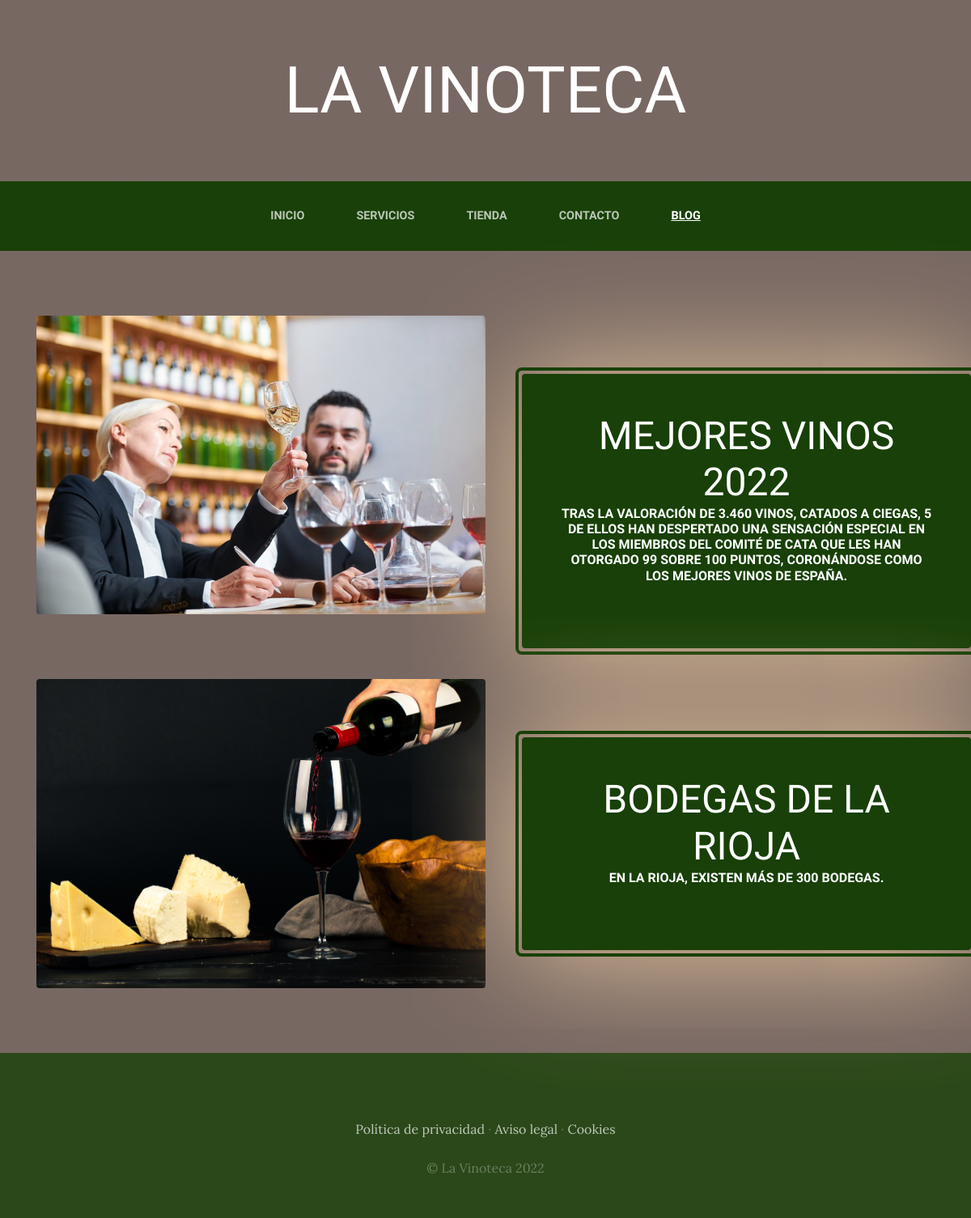
Screenshot of /blog/ with the database file from the repository.
### BlogApp/models.py (models this page shows, shortened)
class Post(models.Model):
    titulo = models.CharField(max_length=50)
    contenido = models.CharField(max_length=1000)
    image = models.ImageField(upload_to='blog',null=True,blank=True)
    autor = models.ForeignKey(User,on_delete=models.CASCADE)
    categoria = models.ManyToManyField(Categoria)
    created = models.DateTimeField(auto_now_add=True)
    updated = models.DateTimeField(auto_now_add=True)
    class Meta:
        verbose_name="post"
        verbose_name_plural="posts"

### BlogApp/views.py (the view)
# urls.py: path('',views.blog,name="Blog" ),
def blog(request):
    posts = Post.objects.all()
    return render(request,"blog/blog.html",{"posts":posts})

### BlogApp/templates/blog/blog.html
{% extends "ProyectoWebApp/base.html" %}
{% load static %}
{% block content %}
    {% for post in posts %}
        <section class="page-section clearfix ">
            <div class="container">
                <div class="intro">
                    <img class="intro-img img-fluid mb-3 mb-lg-0 rounded" src="{{post.image.url}}" alt="" style="width:50%">
                    <div class="intro-text left-0 text-center bg-faded p-5 rounded">
                        <h3 class="section-heading mb-4" >
                            <span class="section-heading-lower">{{post.titulo}}</span>
                            <span class="section-heading-upper">{{post.contenido}}</span>
                        </h3>
                    </div>
                </div>
            </div>
        </section>
    {% endfor %}
{% endblock %}

### ProyectoWebApp/static/ProyectoWebApp/css/gestion.css (style rules this page uses)
body { font-family: 'Lora'; background: linear-gradient(rgba(47, 23, 15, 0.65), rgba(47, 23, 15, 0.65)), url("../css/img/bg_main.jpg"); background-attachment: fixed; background-position: center; background-size: cover; }
h1, h2, h3, h4, h5, h6 { font-family: 'Raleway'; }
.page-section { margin-top: 5rem; margin-bottom: 5rem; }
.section-heading { text-transform: uppercase; }
.section-heading .section-heading-upper { display: block; font-size: 1rem; font-weight: 800; padding-bottom:.5rem; }
.section-heading .section-heading-lower { display: block; font-size: 3rem; font-weight: 100; }
.bg-faded { background-color: rgba(255, 255, 255, 0.85); }
.intro { position: relative; }
@media (min-width: 992px) { .intro .intro-img { width: 65%; float: left; } }
@media (min-width: 992px) { .intro .intro-text { left: 600; width: 60%; margin-top: 4.5rem; background-color: rgba(24, 64, 8); color: rgb(255, 255, 255); position: absolute; box-shadow: 2px 3px 150px 4px rgb(235, 201, 160);; } }
@media (min-width: 992px) { .intro .intro-text::before { border-radius: 0.5rem; content: ''; position: absolute; top: -0.5rem; bottom: -0.5rem; left: -0.5rem; right: -0.5rem; border: 0.25rem solid rgb(24, 64, 8); } }
@media (min-width: 1200px) { .intro .intro-text { width: 50%; } }

### rows the page displays
Post: image (picture), titulo "MEJORES VINOS 2022", contenido "TRAS LA VALORACIÓN DE 3.460 VINOS, CATADOS A CIEGAS, 5 DE ELLOS HAN DESPERTADO UNA SENSACIÓN ESPECIAL EN LOS MIEMBROS DEL COMITÉ DE CATA QUE LES HAN OTORGADO 99 SOBRE 100 PUNTOS, CORONÁNDOSE COMO LOS MEJORES VINOS DE ESPAÑA."
Post: image (picture), titulo "BODEGAS DE LA RIOJA", contenido "EN LA RIOJA, EXISTEN MÁS DE 300 BODEGAS."
